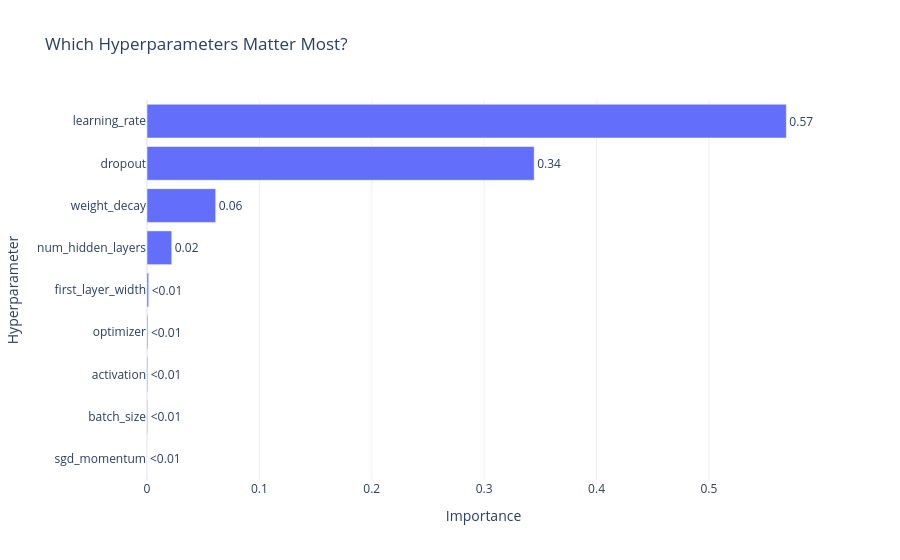

The cell this chart's notebook holds for it:
### Code cell
# Analyze and export Optuna hyperparameter importance
from optuna.visualization import plot_param_importances

try:
    parameter_importances = optuna.importance.get_param_importances(study)
    importance_frame = pd.DataFrame({
        "hyperparameter": list(parameter_importances.keys()),
        "importance": list(parameter_importances.values()),
    }).sort_values("importance", ascending=False)
    importance_frame.to_csv(ARTIFACTS_DIR / "optuna_parameter_importance.csv", index=False)

    importance_fig = plot_param_importances(study)
    importance_fig.update_layout(
        title="Which Hyperparameters Matter Most?",
        template="plotly_white",
        xaxis_title="Importance",
        yaxis_title="Hyperparameter",
    )
    importance_fig.show()
    importance_fig.write_html(
        IMAGES_DIR / "11_optuna_parameter_importance.html", include_plotlyjs="cdn"
    )

    fig, ax = plt.subplots(figsize=(10, 6))
    sns.barplot(
        data=importance_frame, x="importance", y="hyperparameter",
        hue="hyperparameter", dodge=False, legend=False, ax=ax
    )
    ax.set_title("Optuna Hyperparameter Importance", fontweight="bold")
    ax.set_xlabel("Importance score")
    ax.set_ylabel("Hyperparameter")
    fig.savefig(IMAGES_DIR / "11_optuna_parameter_importance.png", bbox_inches="tight")
    plt.show()
except Exception as exc:
    print("Parameter importance is not available for this study yet:", type(exc).__name__)
    print("Run more completed Optuna trials to obtain a stable importance estimate.")

### Figure 1 — Plotly figure (JSON) as saved in the notebook; plotly's stock layout.template omitted (floating-point values rounded to 4 significant figures)
{"data": [{"cliponaxis": false, "hovertemplate": ["sgd_momentum (FloatDistribution): 0.0<extra></extra>", "batch_size (CategoricalDistribution): 0.0005610361298281712<extra></extra>", "activation (CategoricalDistribution): 0.0006588524878074531<extra></extra>", "optimizer (CategoricalDistribution): 0.0007829876855091207<extra></extra>", "first_layer_width (CategoricalDistribution): 0.0014979220990511519<extra></extra>", "num_hidden_layers (IntDistribution): 0.022008758472399085<extra></extra>", "weight_decay (FloatDistribution): 0.06108888753446602<extra></extra>", "dropout (FloatDistribution): 0.3445113189638134<extra></extra>", "learning_rate (FloatDistribution): 0.5688902366271256<extra></extra>"], "name": "Objective Value", "orientation": "h", "text": ["<0.01", "<0.01", "<0.01", "<0.01", "<0.01", "0.02", "0.06", "0.34", "0.57"], "textposition": "outside", "type": "bar", "x": [0, 0.000561, 0.0006589, 0.000783, 0.001498, 0.02201, 0.06109, 0.3445, 0.5689], "y": ["sgd_momentum", "batch_size", "activation", "optimizer", "first_layer_width", "num_hidden_layers", "weight_decay", "dropout", "learning_rate"]}], "layout": {"title": {"text": "Which Hyperparameters Matter Most?"}, "xaxis": {"title": {"text": "Importance"}}, "yaxis": {"title": {"text": "Hyperparameter"}}}}
